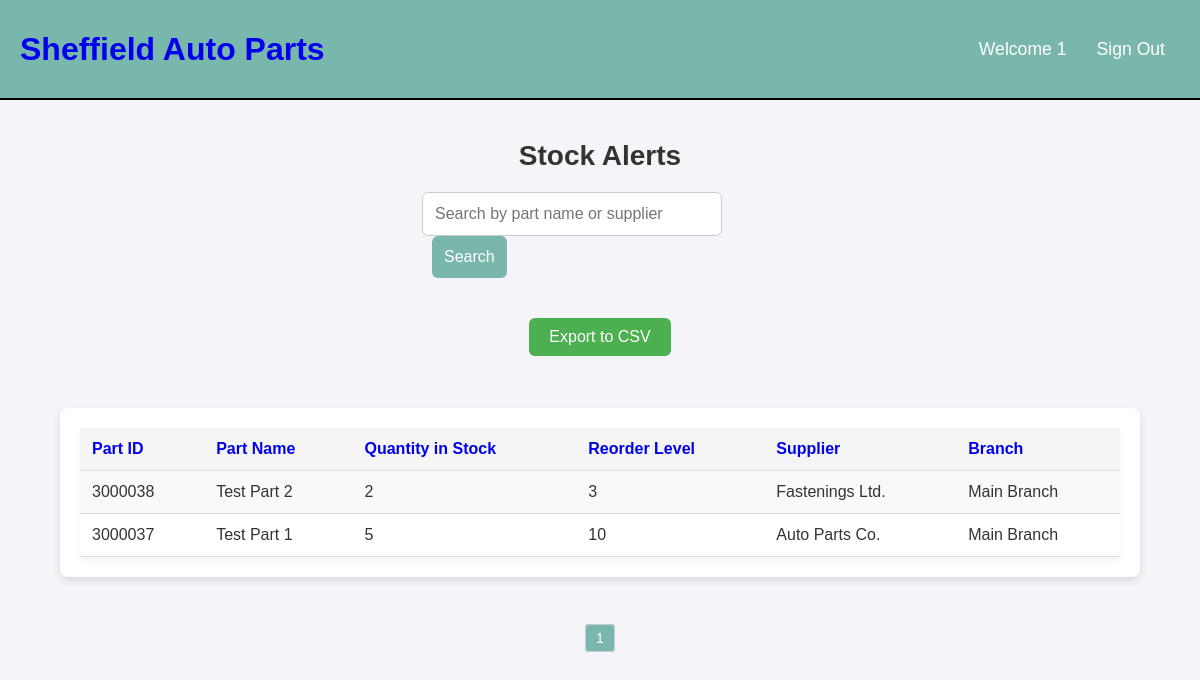
The page /stock_alerts.php (signed in) on the database its author committed.
### tables this page shows
CREATE TABLE `users` (
  `user_id` int(11) NOT NULL,
  `username` varchar(50) NOT NULL,
  `password` varchar(255) NOT NULL,
  `email` varchar(99) NOT NULL,
  `role` varchar(20) NOT NULL,
  `active` tinyint(1) DEFAULT 1
);

CREATE TABLE `parts` (
  `part_id` int(11) NOT NULL,
  `part_name` varchar(100) NOT NULL,
  `description` varchar(255) NOT NULL,
  `genre` varchar(30) NOT NULL,
  `manufacturer` varchar(100) NOT NULL,
  `unit_price` decimal(10,2) NOT NULL,
  `quantity_in_stock` int(11) NOT NULL,
  `reorder_level` int(11) NOT NULL,
  `supplier_id` int(11) NOT NULL,
  `branch_id` int(11) DEFAULT NULL
);

CREATE TABLE `suppliers` (
  `supplier_id` int(11) NOT NULL,
  `supplier_name` varchar(100) NOT NULL,
  `contact_name` varchar(100) NOT NULL,
  `contact_phone` varchar(11) NOT NULL,
  `contact_email` varchar(50) NOT NULL,
  `address` varchar(100) NOT NULL,
  `active` tinyint(1) NOT NULL DEFAULT 1
);

CREATE TABLE `branches` (
  `branch_id` int(11) NOT NULL,
  `branch_name` varchar(255) NOT NULL,
  `branch_address` varchar(255) DEFAULT NULL,
  `branch_phone` varchar(20) DEFAULT NULL,
  `branch_email` varchar(255) DEFAULT NULL
);

### include/functions.php (called while the page is built, shortened)
<?php
function check_login($con){
  if(isset($_SESSION['user_id'])){
    $users_id = $_SESSION['user_id'];
    $check_login_query = "SELECT * FROM users WHERE user_id = '$users_id'";
    $logged_in_result = mysqli_query($con,$check_login_query);
    if($logged_in_result && mysqli_num_rows($logged_in_result) === 1){
      $user_data = mysqli_fetch_assoc($logged_in_result);
      return $user_data;
    }
  }
}
?>

### include/init.php (called while the page is built, shortened)
<?php
include('include/connection.php');
include('include/functions.php');
$user_data = check_login($con);
?>

### stock_alerts.php (the view, shortened to what this page needs)
<?php
include('include/init.php');
$records_per_page = 10;
$sql_count = "SELECT COUNT(*) AS total FROM parts WHERE quantity_in_stock < reorder_level";
$result_count = $con->query($sql_count);
$total_records = $result_count->fetch_assoc()['total'];
$total_pages = ceil($total_records / $records_per_page);
$page = isset($_GET['page']) ? (int)$_GET['page'] : 1;
$start_from = ($page - 1) * $records_per_page;
$order_by = isset($_GET['sort_by']) ? $_GET['sort_by'] : 'part_id';
$order_dir = isset($_GET['order']) ? $_GET['order'] : 'ASC';
$order_dir = ($order_dir === 'ASC') ? 'DESC' : 'ASC';
$search_term = isset($_GET['search']) ? "%" . $_GET['search'] . "%" : "%";
$sql = "SELECT
            parts.part_id,
            parts.part_name,
            parts.quantity_in_stock,
            parts.reorder_level,
            suppliers.supplier_name,
            branches.branch_name
        FROM parts
        INNER JOIN suppliers ON parts.supplier_id = suppliers.supplier_id
        LEFT JOIN branches ON parts.branch_id = branches.branch_id
        WHERE parts.quantity_in_stock < parts.reorder_level
        AND (parts.part_name LIKE ? OR suppliers.supplier_name LIKE ?)
        ORDER BY $order_by $order_dir
        LIMIT $start_from, $records_per_page";
$stmt = $con->prepare($sql);
$stmt->bind_param('ss', $search_term, $search_term);
$stmt->execute();
$result = $stmt->get_result();
?>
<!DOCTYPE html>
<html lang="en">
<head>
    <link rel="stylesheet" href="style/base.css">
    <link rel="stylesheet" href="style/tablelist.css">
</head>
<body>
    <?php include('include/header.php'); ?>
    <div class="page-container">
        <h2 class="page-title">Stock Alerts</h2>
        <div class="search-bar">
            <form method="get" action="">
                <input type="text" name="search" placeholder="Search by part name or supplier" value="<?php echo htmlspecialchars($_GET['search'] ?? ''); ?>">
                <button type="submit">Search</button>
            </form>
        </div>
        <a href="?export=true" class="export-btn">Export to CSV</a>
        <div class="table-container">
            <table class="inventory-list">
                <thead>
                    <tr>
                        <th><a href="?sort_by=part_id&order=<?php echo $order_dir; ?>">Part ID</a></th>
                        <th><a href="?sort_by=part_name&order=<?php echo $order_dir; ?>">Part Name</a></th>
                        <th><a href="?sort_by=quantity_in_stock&order=<?php echo $order_dir; ?>">Quantity in Stock</a></th>
                        <th><a href="?sort_by=reorder_level&order=<?php echo $order_dir; ?>">Reorder Level</a></th>
                        <th><a href="?sort_by=supplier_name&order=<?php echo $order_dir; ?>">Supplier</a></th>
                        <th><a href="?sort_by=branch_name&order=<?php echo $order_dir; ?>">Branch</a></th>
                    </tr>
                </thead>
                <tbody>
                    <?php
                    if ($result->num_rows > 0) {
                        while ($row = $result->fetch_assoc()) {
                            echo "<tr>";
                            echo "<td>" . htmlspecialchars($row['part_id']) . "</td>";
                            echo "<td>" . htmlspecialchars($row['part_name']) . "</td>";
                            echo "<td>" . htmlspecialchars($row['quantity_in_stock']) . "</td>";
                            echo "<td>" . htmlspecialchars($row['reorder_level']) . "</td>";
                            echo "<td>" . htmlspecialchars($row['supplier_name']) . "</td>";
                            echo "<td>" . htmlspecialchars($row['branch_name']) . "</td>";
                            echo "</tr>";
                        }
                    } else {
                        echo "<tr><td colspan='6'>No stock alerts found.</td></tr>";
                    }
                    ?>
                </tbody>
            </table>
        </div>
        <div class="pagination">
            <?php
            for ($i = 1; $i <= $total_pages; $i++) {
                echo "<a href='stock_alerts.php?page=$i&sort_by=$order_by&order=$order_dir' class='" . ($i == $page ? 'active' : '') . "'>$i</a>";
            }
            ?>
        </div>
    </div>
</body>
</html>

### include/header.php
<link rel="stylesheet" href="style/header.css">
<header>
  <div class="logo">
  <h1 class="logo-text">
    <a href="home.php">
      <span>Sheffield</span> Auto Parts
    </a>
  </h1>
</div>
<ul class="navbar">
  <li><a href="home.php">Welcome <?php echo htmlspecialchars($user_data['username']); ?></a></li>
  <li><a href="logout.php">Sign Out</a></li>
</ul>
</header>

### style/base.css (style rules this page uses)
* { font-family: 'Poppins', sans-serif; margin: 0; padding: 0; box-sizing: border-box; text-decoration: none; }
body { background-color: #f9f9f9; min-height: 100vh; }
.page-container { min-height: 75vh; width: 100%; background-position: center; background-size: cover; position: relative; display: flex; flex-direction: column; margin: 0 auto; padding-top: 0px; justify-content: center; align-items: center; }
.page-title { margin-top: 20px; font-size: 24px; margin-bottom: 20px; text-align: center; }

### style/tablelist.css (style rules this page uses)
* { font-family: 'Poppins', sans-serif; margin: 0; padding: 0; box-sizing: border-box; text-decoration: none; }
body { background-color: #f4f4f9; color: #333; }
.page-container { min-height: auto; width: 100%; position: relative; display: flex; flex-direction: column; padding-top: 20px; margin: 0 auto; align-items: center; }
.page-title { margin-top: 20px; margin-bottom: 20px; font-size: 28px; font-weight: 600; text-align: center; color: #333; }
.table-container { background-color: #fff; width: 90%; max-width: 1600px; padding: 1.25rem; border-radius: 8px; margin: 2rem auto; box-shadow: 0 4px 8px rgba(0, 0, 0, 0.1); overflow-x: auto; }
.inventory-list { width: 100%; border-collapse: collapse; background-color: #fff; box-shadow: 0 4px 8px rgba(0, 0, 0, 0.05); }
.inventory-list thead { background-color: #f5f5f5; }
.inventory-list th, .inventory-list td { padding: 12px; text-align: left; border-bottom: 1px solid #ddd; }
.inventory-list th { font-weight: bold; background-color: #f5f5f5; color: #333; }
.inventory-list tbody tr { background-color: #fff; }
.inventory-list tbody tr:nth-child(odd) { background-color: #f9f9f9; }
.search-bar { margin-bottom: 20px; display: flex; justify-content: flex-end; gap: 10px; width: 33%; padding: 0 20px; align-items: center; flex-wrap: nowrap; }
.search-bar input { padding: 12px; font-size: 16px; border-radius: 6px; border: 1px solid #ccc; flex-grow: 1; min-width: 300px; max-width: 600px; }
.search-bar button { padding: 12px; font-size: 16px; background-color: #79B7AC; color: white; border: none; border-radius: 6px; cursor: pointer; margin-left: 10px; flex-shrink: 0; }
.export-btn { display: inline-block; padding: 10px 20px; margin: 20px 0; background-color: #4CAF50; color: white; border-radius: 6px; text-decoration: none; font-size: 16px; }
.pagination { text-align: center; margin-top: 20px; }
.pagination a { padding: 5px 10px; margin: 0 2px; text-decoration: none; border: 1px solid #ccc; border-radius: 4px; font-size: 14px; }
.pagination a.active { background-color: #79B7AC; color: white; }

### style/header.css (style rules this page uses)
header { background: #79B7AC; height: 100px; display: flex; justify-content: space-between; align-items: center; border-bottom: 2px solid black; color: white; padding: 0 20px; }
header .logo { max-height: 80px; display: flex; align-items: center; color: white; }
header .navbar { display: flex; align-items: center; }
header ul { margin: 20; padding: 20; list-style: none; display: flex; color: white; }
header ul li { position: relative; }
header ul li a { display: block; padding: 20px 15px; font-size: 1.1em; color: white; text-decoration: none; border-radius: 4px; }

### rows shown on the page
users: username "1"
parts: part_id "3000038", part_name "Test Part 2", quantity_in_stock "2", reorder_level "3", supplier.supplier_name "Fastenings Ltd.", branch.branch_name "Main Branch"
parts: part_id "3000037", part_name "Test Part 1", quantity_in_stock "5", reorder_level "10", supplier.supplier_name "Auto Parts Co.", branch.branch_name "Main Branch"
